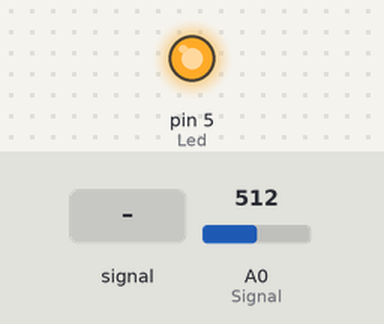
Recording of a sketch running on a simulated Arduino Uno, built with avr-gcc and run on an emulated ATmega328P. Shown: output pins drawn as LEDs (lit = HIGH). Dashed ring = blinking. Inputs (shaded band) come from the test bench; at power-on: A0 (Signal) = 512. What the sketch prints to the serial monitor is not drawn.

Above: at 1.2 s.
1.3 s: A0 (Signal) fed a 200 Hz sine of ±81 counts around its level
At 1.36 s:
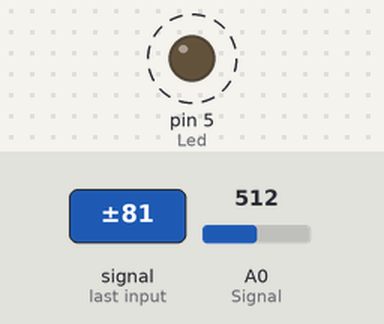
4.3 s: A0 (Signal) fed a 50 Hz sine of ±306 counts around its level
At 5.05 s:
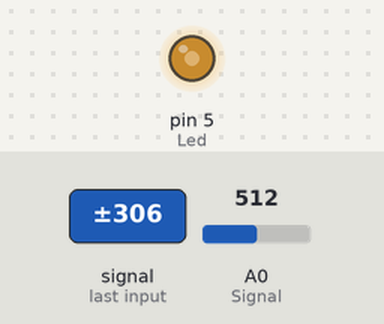
7.3 s: A0 (Signal) set to 716
8.8 s: A0 (Signal) set to 521
10.3 s: A0 (Signal) set to 499
At 10.8 s:
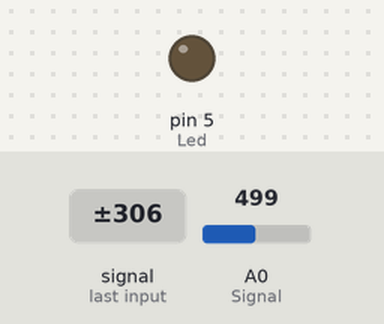
11.8 s: A0 (Signal) set to 522
At 12.1 s:
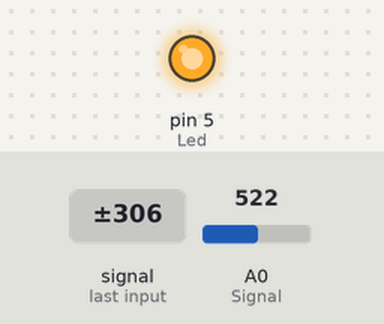
Timing chart, 0 to 14.3 s (numbered marks = the images above; inputs shaded):
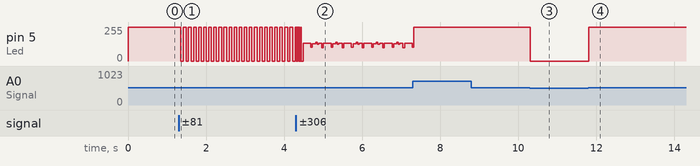

The sketch:

Analogread.ino
```cpp
//
// Analog read
//

// Naming of Pins
int Led = 5;
int Signal= 0;      // A0 pin is named as signal variable
int SignalValue = 0; // The digitzed value of signal will be assigned to this variable

// the setup routine runs once when you press reset:
void setup() {
  // initialize the digital pin as an output.
  pinMode(Led, OUTPUT);
  Serial.begin(9600);

}

// the loop routine runs over and over again forever:
void loop() {

  SignalValue = analogRead(Signal);    // read the input pin
  Serial.println(SignalValue);         // debug value on Seral Monitor
  if(SignalValue < 512)
  {
  digitalWrite(Led, LOW);    // turn on the LED 1
  }
  else if(SignalValue >= 512)
  {
  digitalWrite(Led, HIGH);    // turn on the LED 1
  }

}
```

Measured:
- the behaviour switches between 512 and 511 on A0 (Signal) (found by bisection; images 2 and 3)
- after the input at 1.3 s, pin 5 (Led): alternates 255/255 for 0.07 s and 0/255 for 0.06 s, starting after 0.06 s
- after the input at 10.3 s, pin 5 (Led): 255/255 → 0/255 at once
- after the input at 11.8 s, pin 5 (Led): 0/255 → 255/255 at once
